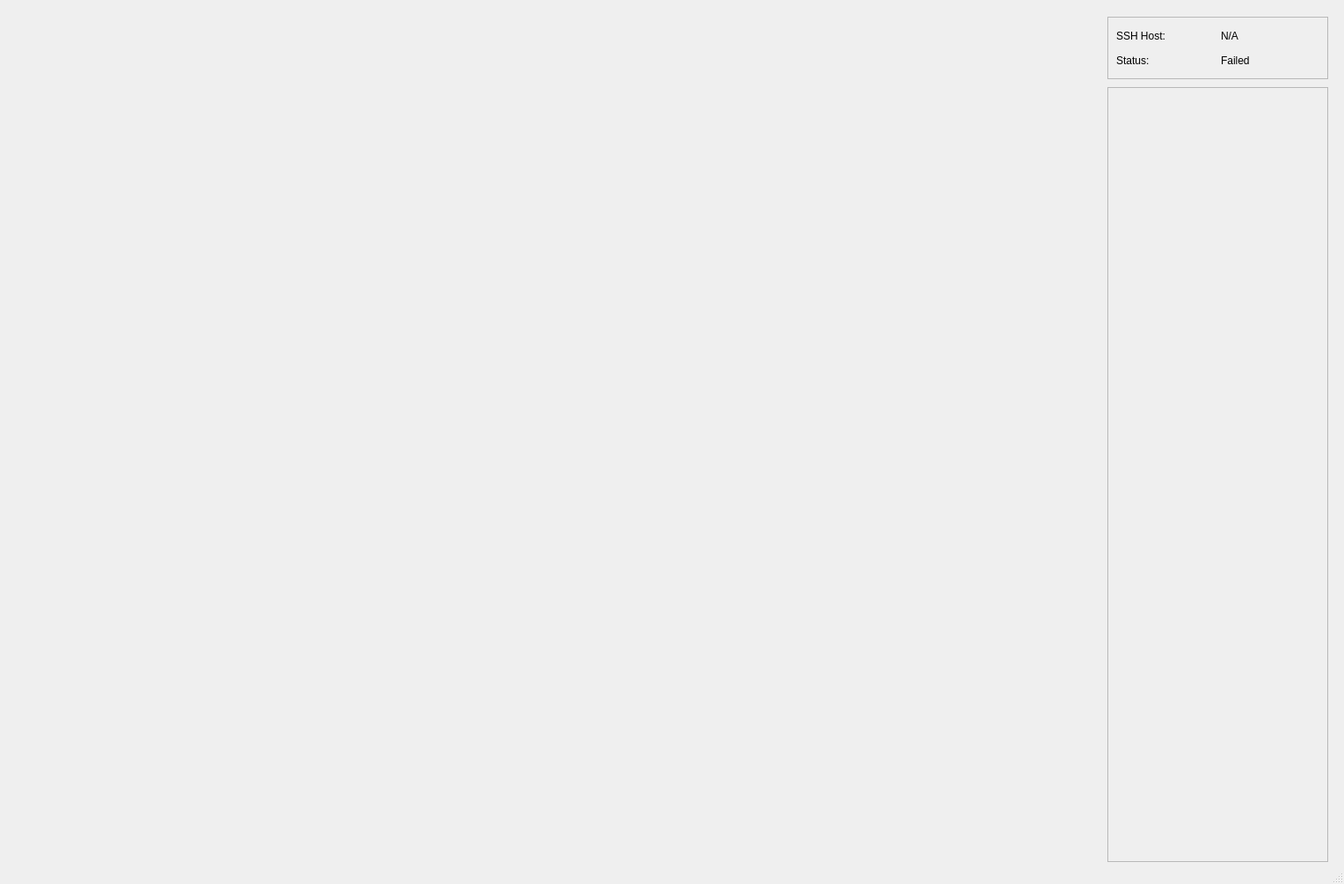
<?xml version="1.0" encoding="UTF-8"?>
<ui version="4.0">
 <class>video_player</class>
 <widget class="QMainWindow" name="video_player">
  <property name="geometry">
   <rect>
    <x>0</x>
    <y>0</y>
    <width>1528</width>
    <height>1005</height>
   </rect>
  </property>
  <property name="windowTitle">
   <string>InjectionController</string>
  </property>
  <widget class="QWidget" name="centralwidget">
   <widget class="QLabel" name="injection_status">
    <property name="geometry">
     <rect>
      <x>650</x>
      <y>660</y>
      <width>31</width>
      <height>31</height>
     </rect>
    </property>
    <property name="text">
     <string/>
    </property>
    <property name="alignment">
     <set>Qt::AlignCenter</set>
    </property>
   </widget>
   <widget class="QFrame" name="cam_viewer">
    <property name="geometry">
     <rect>
      <x>1259</x>
      <y>99</y>
      <width>251</width>
      <height>881</height>
     </rect>
    </property>
    <property name="frameShape">
     <enum>QFrame::StyledPanel</enum>
    </property>
    <property name="frameShadow">
     <enum>QFrame::Raised</enum>
    </property>
    <layout class="QGridLayout" name="gridLayout_2"/>
   </widget>
   <widget class="QFrame" name="connection_viewer">
    <property name="geometry">
     <rect>
      <x>1259</x>
      <y>19</y>
      <width>251</width>
      <height>71</height>
     </rect>
    </property>
    <property name="frameShape">
     <enum>QFrame::StyledPanel</enum>
    </property>
    <property name="frameShadow">
     <enum>QFrame::Raised</enum>
    </property>
    <layout class="QGridLayout" name="gridLayout_3">
     <item row="0" column="0">
      <widget class="QLabel" name="host_label_2">
       <property name="text">
        <string>SSH Host:</string>
       </property>
      </widget>
     </item>
     <item row="0" column="1">
      <widget class="QLabel" name="host_label">
       <property name="text">
        <string>N/A</string>
       </property>
      </widget>
     </item>
     <item row="1" column="0">
      <widget class="QLabel" name="label">
       <property name="text">
        <string>Status:</string>
       </property>
      </widget>
     </item>
     <item row="1" column="1">
      <widget class="QLabel" name="ssh_status_label">
       <property name="text">
        <string>Failed</string>
       </property>
      </widget>
     </item>
    </layout>
   </widget>
   <widget class="VideoWidget" name="video_widget" native="true">
    <property name="geometry">
     <rect>
      <x>10</x>
      <y>20</y>
      <width>1231</width>
      <height>961</height>
     </rect>
    </property>
   </widget>
  </widget>
  <widget class="QStatusBar" name="statusbar"/>
 </widget>
 <customwidgets>
  <customwidget>
   <class>VideoWidget</class>
   <extends>QWidget</extends>
   <header>qfluentwidgets.multimedia</header>
   <container>1</container>
  </customwidget>
 </customwidgets>
 <resources/>
 <connections/>
</ui>
